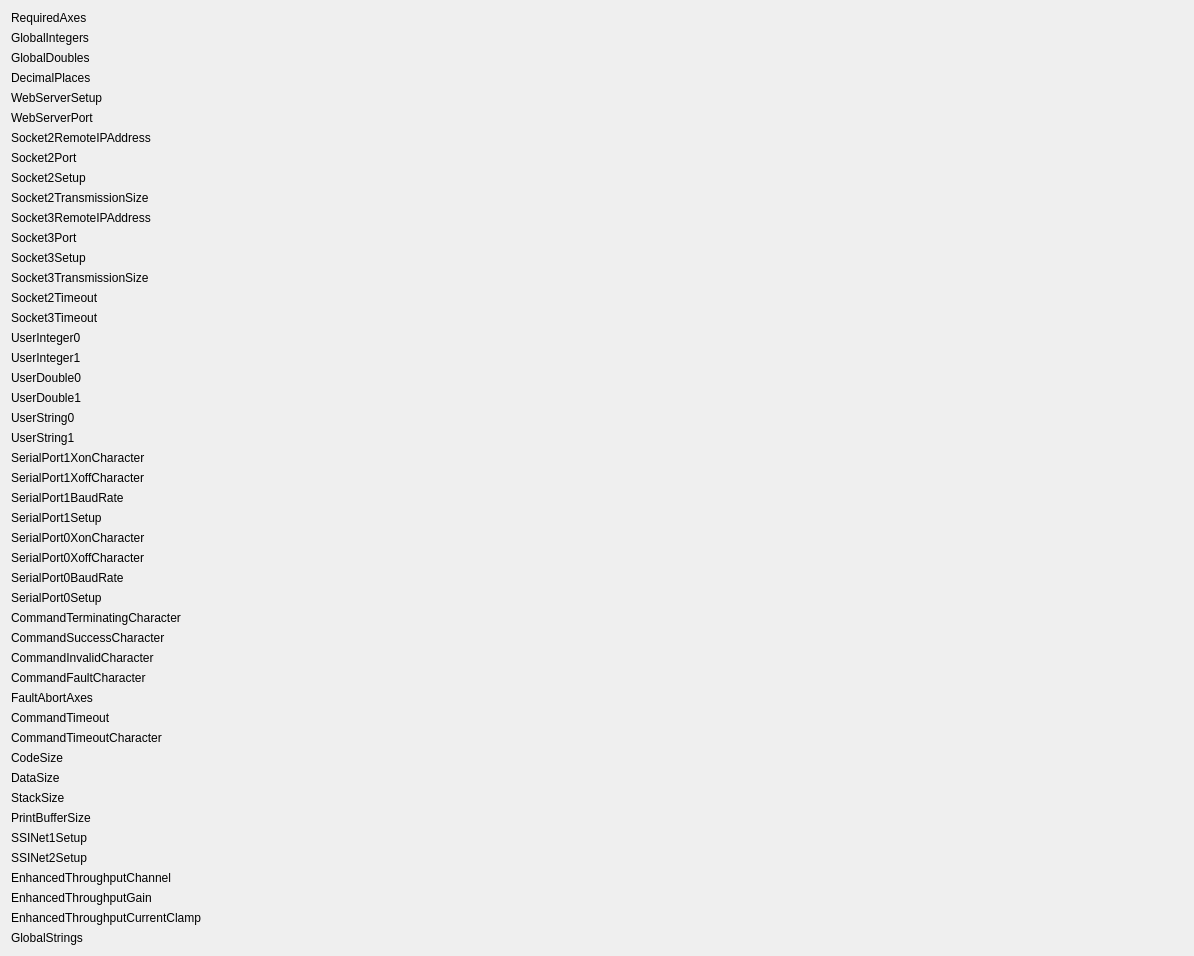
<?xml version="1.0" encoding="UTF-8"?>
<ui version="4.0">
 <class>Form</class>
 <widget class="QWidget" name="Form">
  <property name="geometry">
   <rect>
    <x>0</x>
    <y>0</y>
    <width>1194</width>
    <height>948</height>
   </rect>
  </property>
  <property name="windowTitle">
   <string>Form</string>
  </property>
  <layout class="QGridLayout" name="gridLayout">


    <item row="0" column="0">
     <widget class="QLabel" name="LabelRequiredAxes">
      <property name="text">
       <string>RequiredAxes</string>
      </property>
     </widget>
    </item>
    <item row="0" column="1">
     <widget class="PyDMLabel" name="RequiredAxes">
      <property name="toolTip">
       <string>Parameter number 156 - RequiredAxes</string>
      </property>
      <property name="whatsThis">
       <string/>
      </property>
      <property name="channel" stdset="0">
       <string>ensemble://${host}:${port}@${param_rate}/GETPARM(${axis},156)</string>
      </property>
     </widget>
    </item>


    <item row="1" column="0">
     <widget class="QLabel" name="LabelGlobalIntegers">
      <property name="text">
       <string>GlobalIntegers</string>
      </property>
     </widget>
    </item>
    <item row="1" column="1">
     <widget class="PyDMLabel" name="GlobalIntegers">
      <property name="toolTip">
       <string>Parameter number 124 - GlobalIntegers</string>
      </property>
      <property name="whatsThis">
       <string/>
      </property>
      <property name="channel" stdset="0">
       <string>ensemble://${host}:${port}@${param_rate}/GETPARM(${axis},124)</string>
      </property>
     </widget>
    </item>


    <item row="2" column="0">
     <widget class="QLabel" name="LabelGlobalDoubles">
      <property name="text">
       <string>GlobalDoubles</string>
      </property>
     </widget>
    </item>
    <item row="2" column="1">
     <widget class="PyDMLabel" name="GlobalDoubles">
      <property name="toolTip">
       <string>Parameter number 125 - GlobalDoubles</string>
      </property>
      <property name="whatsThis">
       <string/>
      </property>
      <property name="channel" stdset="0">
       <string>ensemble://${host}:${port}@${param_rate}/GETPARM(${axis},125)</string>
      </property>
     </widget>
    </item>


    <item row="3" column="0">
     <widget class="QLabel" name="LabelDecimalPlaces">
      <property name="text">
       <string>DecimalPlaces</string>
      </property>
     </widget>
    </item>
    <item row="3" column="1">
     <widget class="PyDMLabel" name="DecimalPlaces">
      <property name="toolTip">
       <string>Parameter number 126 - DecimalPlaces</string>
      </property>
      <property name="whatsThis">
       <string/>
      </property>
      <property name="channel" stdset="0">
       <string>ensemble://${host}:${port}@${param_rate}/GETPARM(${axis},126)</string>
      </property>
     </widget>
    </item>


    <item row="4" column="0">
     <widget class="QLabel" name="LabelWebServerSetup">
      <property name="text">
       <string>WebServerSetup</string>
      </property>
     </widget>
    </item>
    <item row="4" column="1">
     <widget class="PyDMLabel" name="WebServerSetup">
      <property name="toolTip">
       <string>Parameter number 812 - WebServerSetup</string>
      </property>
      <property name="whatsThis">
       <string/>
      </property>
      <property name="channel" stdset="0">
       <string>ensemble://${host}:${port}@${param_rate}/GETPARM(${axis},812)</string>
      </property>
     </widget>
    </item>


    <item row="5" column="0">
     <widget class="QLabel" name="LabelWebServerPort">
      <property name="text">
       <string>WebServerPort</string>
      </property>
     </widget>
    </item>
    <item row="5" column="1">
     <widget class="PyDMLabel" name="WebServerPort">
      <property name="toolTip">
       <string>Parameter number 813 - WebServerPort</string>
      </property>
      <property name="whatsThis">
       <string/>
      </property>
      <property name="channel" stdset="0">
       <string>ensemble://${host}:${port}@${param_rate}/GETPARM(${axis},813)</string>
      </property>
     </widget>
    </item>


    <item row="6" column="0">
     <widget class="QLabel" name="LabelSocket2RemoteIPAddress">
      <property name="text">
       <string>Socket2RemoteIPAddress</string>
      </property>
     </widget>
    </item>
    <item row="6" column="1">
     <widget class="PyDMLabel" name="Socket2RemoteIPAddress">
      <property name="toolTip">
       <string>Parameter number 130 - Socket2RemoteIPAddress</string>
      </property>
      <property name="whatsThis">
       <string/>
      </property>
      <property name="channel" stdset="0">
       <string>ensemble://${host}:${port}@${param_rate}/GETPARM(${axis},130)</string>
      </property>
     </widget>
    </item>


    <item row="7" column="0">
     <widget class="QLabel" name="LabelSocket2Port">
      <property name="text">
       <string>Socket2Port</string>
      </property>
     </widget>
    </item>
    <item row="7" column="1">
     <widget class="PyDMLabel" name="Socket2Port">
      <property name="toolTip">
       <string>Parameter number 131 - Socket2Port</string>
      </property>
      <property name="whatsThis">
       <string/>
      </property>
      <property name="channel" stdset="0">
       <string>ensemble://${host}:${port}@${param_rate}/GETPARM(${axis},131)</string>
      </property>
     </widget>
    </item>


    <item row="8" column="0">
     <widget class="QLabel" name="LabelSocket2Setup">
      <property name="text">
       <string>Socket2Setup</string>
      </property>
     </widget>
    </item>
    <item row="8" column="1">
     <widget class="PyDMLabel" name="Socket2Setup">
      <property name="toolTip">
       <string>Parameter number 132 - Socket2Setup</string>
      </property>
      <property name="whatsThis">
       <string/>
      </property>
      <property name="channel" stdset="0">
       <string>ensemble://${host}:${port}@${param_rate}/GETPARM(${axis},132)</string>
      </property>
     </widget>
    </item>


    <item row="9" column="0">
     <widget class="QLabel" name="LabelSocket2TransmissionSize">
      <property name="text">
       <string>Socket2TransmissionSize</string>
      </property>
     </widget>
    </item>
    <item row="9" column="1">
     <widget class="PyDMLabel" name="Socket2TransmissionSize">
      <property name="toolTip">
       <string>Parameter number 133 - Socket2TransmissionSize</string>
      </property>
      <property name="whatsThis">
       <string/>
      </property>
      <property name="channel" stdset="0">
       <string>ensemble://${host}:${port}@${param_rate}/GETPARM(${axis},133)</string>
      </property>
     </widget>
    </item>


    <item row="10" column="0">
     <widget class="QLabel" name="LabelSocket3RemoteIPAddress">
      <property name="text">
       <string>Socket3RemoteIPAddress</string>
      </property>
     </widget>
    </item>
    <item row="10" column="1">
     <widget class="PyDMLabel" name="Socket3RemoteIPAddress">
      <property name="toolTip">
       <string>Parameter number 134 - Socket3RemoteIPAddress</string>
      </property>
      <property name="whatsThis">
       <string/>
      </property>
      <property name="channel" stdset="0">
       <string>ensemble://${host}:${port}@${param_rate}/GETPARM(${axis},134)</string>
      </property>
     </widget>
    </item>


    <item row="11" column="0">
     <widget class="QLabel" name="LabelSocket3Port">
      <property name="text">
       <string>Socket3Port</string>
      </property>
     </widget>
    </item>
    <item row="11" column="1">
     <widget class="PyDMLabel" name="Socket3Port">
      <property name="toolTip">
       <string>Parameter number 135 - Socket3Port</string>
      </property>
      <property name="whatsThis">
       <string/>
      </property>
      <property name="channel" stdset="0">
       <string>ensemble://${host}:${port}@${param_rate}/GETPARM(${axis},135)</string>
      </property>
     </widget>
    </item>


    <item row="12" column="0">
     <widget class="QLabel" name="LabelSocket3Setup">
      <property name="text">
       <string>Socket3Setup</string>
      </property>
     </widget>
    </item>
    <item row="12" column="1">
     <widget class="PyDMLabel" name="Socket3Setup">
      <property name="toolTip">
       <string>Parameter number 136 - Socket3Setup</string>
      </property>
      <property name="whatsThis">
       <string/>
      </property>
      <property name="channel" stdset="0">
       <string>ensemble://${host}:${port}@${param_rate}/GETPARM(${axis},136)</string>
      </property>
     </widget>
    </item>


    <item row="13" column="0">
     <widget class="QLabel" name="LabelSocket3TransmissionSize">
      <property name="text">
       <string>Socket3TransmissionSize</string>
      </property>
     </widget>
    </item>
    <item row="13" column="1">
     <widget class="PyDMLabel" name="Socket3TransmissionSize">
      <property name="toolTip">
       <string>Parameter number 137 - Socket3TransmissionSize</string>
      </property>
      <property name="whatsThis">
       <string/>
      </property>
      <property name="channel" stdset="0">
       <string>ensemble://${host}:${port}@${param_rate}/GETPARM(${axis},137)</string>
      </property>
     </widget>
    </item>


    <item row="14" column="0">
     <widget class="QLabel" name="LabelSocket2Timeout">
      <property name="text">
       <string>Socket2Timeout</string>
      </property>
     </widget>
    </item>
    <item row="14" column="1">
     <widget class="PyDMLabel" name="Socket2Timeout">
      <property name="toolTip">
       <string>Parameter number 138 - Socket2Timeout</string>
      </property>
      <property name="whatsThis">
       <string/>
      </property>
      <property name="channel" stdset="0">
       <string>ensemble://${host}:${port}@${param_rate}/GETPARM(${axis},138)</string>
      </property>
     </widget>
    </item>


    <item row="15" column="0">
     <widget class="QLabel" name="LabelSocket3Timeout">
      <property name="text">
       <string>Socket3Timeout</string>
      </property>
     </widget>
    </item>
    <item row="15" column="1">
     <widget class="PyDMLabel" name="Socket3Timeout">
      <property name="toolTip">
       <string>Parameter number 139 - Socket3Timeout</string>
      </property>
      <property name="whatsThis">
       <string/>
      </property>
      <property name="channel" stdset="0">
       <string>ensemble://${host}:${port}@${param_rate}/GETPARM(${axis},139)</string>
      </property>
     </widget>
    </item>


    <item row="16" column="0">
     <widget class="QLabel" name="LabelUserInteger0">
      <property name="text">
       <string>UserInteger0</string>
      </property>
     </widget>
    </item>
    <item row="16" column="1">
     <widget class="PyDMLabel" name="UserInteger0">
      <property name="toolTip">
       <string>Parameter number 141 - UserInteger0</string>
      </property>
      <property name="whatsThis">
       <string/>
      </property>
      <property name="channel" stdset="0">
       <string>ensemble://${host}:${port}@${param_rate}/GETPARM(${axis},141)</string>
      </property>
     </widget>
    </item>


    <item row="17" column="0">
     <widget class="QLabel" name="LabelUserInteger1">
      <property name="text">
       <string>UserInteger1</string>
      </property>
     </widget>
    </item>
    <item row="17" column="1">
     <widget class="PyDMLabel" name="UserInteger1">
      <property name="toolTip">
       <string>Parameter number 142 - UserInteger1</string>
      </property>
      <property name="whatsThis">
       <string/>
      </property>
      <property name="channel" stdset="0">
       <string>ensemble://${host}:${port}@${param_rate}/GETPARM(${axis},142)</string>
      </property>
     </widget>
    </item>


    <item row="18" column="0">
     <widget class="QLabel" name="LabelUserDouble0">
      <property name="text">
       <string>UserDouble0</string>
      </property>
     </widget>
    </item>
    <item row="18" column="1">
     <widget class="PyDMLabel" name="UserDouble0">
      <property name="toolTip">
       <string>Parameter number 143 - UserDouble0</string>
      </property>
      <property name="whatsThis">
       <string/>
      </property>
      <property name="channel" stdset="0">
       <string>ensemble://${host}:${port}@${param_rate}/GETPARM(${axis},143)</string>
      </property>
     </widget>
    </item>


    <item row="19" column="0">
     <widget class="QLabel" name="LabelUserDouble1">
      <property name="text">
       <string>UserDouble1</string>
      </property>
     </widget>
    </item>
    <item row="19" column="1">
     <widget class="PyDMLabel" name="UserDouble1">
      <property name="toolTip">
       <string>Parameter number 144 - UserDouble1</string>
      </property>
      <property name="whatsThis">
       <string/>
      </property>
      <property name="channel" stdset="0">
       <string>ensemble://${host}:${port}@${param_rate}/GETPARM(${axis},144)</string>
      </property>
     </widget>
    </item>


    <item row="20" column="0">
     <widget class="QLabel" name="LabelUserString0">
      <property name="text">
       <string>UserString0</string>
      </property>
     </widget>
    </item>
    <item row="20" column="1">
     <widget class="PyDMLabel" name="UserString0">
      <property name="toolTip">
       <string>Parameter number 145 - UserString0</string>
      </property>
      <property name="whatsThis">
       <string/>
      </property>
      <property name="channel" stdset="0">
       <string>ensemble://${host}:${port}@${param_rate}/GETPARM(${axis},145)</string>
      </property>
     </widget>
    </item>


    <item row="21" column="0">
     <widget class="QLabel" name="LabelUserString1">
      <property name="text">
       <string>UserString1</string>
      </property>
     </widget>
    </item>
    <item row="21" column="1">
     <widget class="PyDMLabel" name="UserString1">
      <property name="toolTip">
       <string>Parameter number 146 - UserString1</string>
      </property>
      <property name="whatsThis">
       <string/>
      </property>
      <property name="channel" stdset="0">
       <string>ensemble://${host}:${port}@${param_rate}/GETPARM(${axis},146)</string>
      </property>
     </widget>
    </item>


    <item row="22" column="0">
     <widget class="QLabel" name="LabelSerialPort1XonCharacter">
      <property name="text">
       <string>SerialPort1XonCharacter</string>
      </property>
     </widget>
    </item>
    <item row="22" column="1">
     <widget class="PyDMLabel" name="SerialPort1XonCharacter">
      <property name="toolTip">
       <string>Parameter number 152 - SerialPort1XonCharacter</string>
      </property>
      <property name="whatsThis">
       <string/>
      </property>
      <property name="channel" stdset="0">
       <string>ensemble://${host}:${port}@${param_rate}/GETPARM(${axis},152)</string>
      </property>
     </widget>
    </item>


    <item row="23" column="0">
     <widget class="QLabel" name="LabelSerialPort1XoffCharacter">
      <property name="text">
       <string>SerialPort1XoffCharacter</string>
      </property>
     </widget>
    </item>
    <item row="23" column="1">
     <widget class="PyDMLabel" name="SerialPort1XoffCharacter">
      <property name="toolTip">
       <string>Parameter number 153 - SerialPort1XoffCharacter</string>
      </property>
      <property name="whatsThis">
       <string/>
      </property>
      <property name="channel" stdset="0">
       <string>ensemble://${host}:${port}@${param_rate}/GETPARM(${axis},153)</string>
      </property>
     </widget>
    </item>


    <item row="24" column="0">
     <widget class="QLabel" name="LabelSerialPort1BaudRate">
      <property name="text">
       <string>SerialPort1BaudRate</string>
      </property>
     </widget>
    </item>
    <item row="24" column="1">
     <widget class="PyDMLabel" name="SerialPort1BaudRate">
      <property name="toolTip">
       <string>Parameter number 154 - SerialPort1BaudRate</string>
      </property>
      <property name="whatsThis">
       <string/>
      </property>
      <property name="channel" stdset="0">
       <string>ensemble://${host}:${port}@${param_rate}/GETPARM(${axis},154)</string>
      </property>
     </widget>
    </item>


    <item row="25" column="0">
     <widget class="QLabel" name="LabelSerialPort1Setup">
      <property name="text">
       <string>SerialPort1Setup</string>
      </property>
     </widget>
    </item>
    <item row="25" column="1">
     <widget class="PyDMLabel" name="SerialPort1Setup">
      <property name="toolTip">
       <string>Parameter number 155 - SerialPort1Setup</string>
      </property>
      <property name="whatsThis">
       <string/>
      </property>
      <property name="channel" stdset="0">
       <string>ensemble://${host}:${port}@${param_rate}/GETPARM(${axis},155)</string>
      </property>
     </widget>
    </item>


    <item row="26" column="0">
     <widget class="QLabel" name="LabelSerialPort0XonCharacter">
      <property name="text">
       <string>SerialPort0XonCharacter</string>
      </property>
     </widget>
    </item>
    <item row="26" column="1">
     <widget class="PyDMLabel" name="SerialPort0XonCharacter">
      <property name="toolTip">
       <string>Parameter number 109 - SerialPort0XonCharacter</string>
      </property>
      <property name="whatsThis">
       <string/>
      </property>
      <property name="channel" stdset="0">
       <string>ensemble://${host}:${port}@${param_rate}/GETPARM(${axis},109)</string>
      </property>
     </widget>
    </item>


    <item row="27" column="0">
     <widget class="QLabel" name="LabelSerialPort0XoffCharacter">
      <property name="text">
       <string>SerialPort0XoffCharacter</string>
      </property>
     </widget>
    </item>
    <item row="27" column="1">
     <widget class="PyDMLabel" name="SerialPort0XoffCharacter">
      <property name="toolTip">
       <string>Parameter number 110 - SerialPort0XoffCharacter</string>
      </property>
      <property name="whatsThis">
       <string/>
      </property>
      <property name="channel" stdset="0">
       <string>ensemble://${host}:${port}@${param_rate}/GETPARM(${axis},110)</string>
      </property>
     </widget>
    </item>


    <item row="28" column="0">
     <widget class="QLabel" name="LabelSerialPort0BaudRate">
      <property name="text">
       <string>SerialPort0BaudRate</string>
      </property>
     </widget>
    </item>
    <item row="28" column="1">
     <widget class="PyDMLabel" name="SerialPort0BaudRate">
      <property name="toolTip">
       <string>Parameter number 111 - SerialPort0BaudRate</string>
      </property>
      <property name="whatsThis">
       <string/>
      </property>
      <property name="channel" stdset="0">
       <string>ensemble://${host}:${port}@${param_rate}/GETPARM(${axis},111)</string>
      </property>
     </widget>
    </item>


    <item row="29" column="0">
     <widget class="QLabel" name="LabelSerialPort0Setup">
      <property name="text">
       <string>SerialPort0Setup</string>
      </property>
     </widget>
    </item>
    <item row="29" column="1">
     <widget class="PyDMLabel" name="SerialPort0Setup">
      <property name="toolTip">
       <string>Parameter number 112 - SerialPort0Setup</string>
      </property>
      <property name="whatsThis">
       <string/>
      </property>
      <property name="channel" stdset="0">
       <string>ensemble://${host}:${port}@${param_rate}/GETPARM(${axis},112)</string>
      </property>
     </widget>
    </item>


    <item row="30" column="0">
     <widget class="QLabel" name="LabelCommandTerminatingCharacter">
      <property name="text">
       <string>CommandTerminatingCharacter</string>
      </property>
     </widget>
    </item>
    <item row="30" column="1">
     <widget class="PyDMLabel" name="CommandTerminatingCharacter">
      <property name="toolTip">
       <string>Parameter number 177 - CommandTerminatingCharacter</string>
      </property>
      <property name="whatsThis">
       <string/>
      </property>
      <property name="channel" stdset="0">
       <string>ensemble://${host}:${port}@${param_rate}/GETPARM(${axis},177)</string>
      </property>
     </widget>
    </item>


    <item row="31" column="0">
     <widget class="QLabel" name="LabelCommandSuccessCharacter">
      <property name="text">
       <string>CommandSuccessCharacter</string>
      </property>
     </widget>
    </item>
    <item row="31" column="1">
     <widget class="PyDMLabel" name="CommandSuccessCharacter">
      <property name="toolTip">
       <string>Parameter number 178 - CommandSuccessCharacter</string>
      </property>
      <property name="whatsThis">
       <string/>
      </property>
      <property name="channel" stdset="0">
       <string>ensemble://${host}:${port}@${param_rate}/GETPARM(${axis},178)</string>
      </property>
     </widget>
    </item>


    <item row="32" column="0">
     <widget class="QLabel" name="LabelCommandInvalidCharacter">
      <property name="text">
       <string>CommandInvalidCharacter</string>
      </property>
     </widget>
    </item>
    <item row="32" column="1">
     <widget class="PyDMLabel" name="CommandInvalidCharacter">
      <property name="toolTip">
       <string>Parameter number 179 - CommandInvalidCharacter</string>
      </property>
      <property name="whatsThis">
       <string/>
      </property>
      <property name="channel" stdset="0">
       <string>ensemble://${host}:${port}@${param_rate}/GETPARM(${axis},179)</string>
      </property>
     </widget>
    </item>


    <item row="33" column="0">
     <widget class="QLabel" name="LabelCommandFaultCharacter">
      <property name="text">
       <string>CommandFaultCharacter</string>
      </property>
     </widget>
    </item>
    <item row="33" column="1">
     <widget class="PyDMLabel" name="CommandFaultCharacter">
      <property name="toolTip">
       <string>Parameter number 180 - CommandFaultCharacter</string>
      </property>
      <property name="whatsThis">
       <string/>
      </property>
      <property name="channel" stdset="0">
       <string>ensemble://${host}:${port}@${param_rate}/GETPARM(${axis},180)</string>
      </property>
     </widget>
    </item>


    <item row="34" column="0">
     <widget class="QLabel" name="LabelFaultAbortAxes">
      <property name="text">
       <string>FaultAbortAxes</string>
      </property>
     </widget>
    </item>
    <item row="34" column="1">
     <widget class="PyDMLabel" name="FaultAbortAxes">
      <property name="toolTip">
       <string>Parameter number 182 - FaultAbortAxes</string>
      </property>
      <property name="whatsThis">
       <string/>
      </property>
      <property name="channel" stdset="0">
       <string>ensemble://${host}:${port}@${param_rate}/GETPARM(${axis},182)</string>
      </property>
     </widget>
    </item>


    <item row="35" column="0">
     <widget class="QLabel" name="LabelCommandTimeout">
      <property name="text">
       <string>CommandTimeout</string>
      </property>
     </widget>
    </item>
    <item row="35" column="1">
     <widget class="PyDMLabel" name="CommandTimeout">
      <property name="toolTip">
       <string>Parameter number 202 - CommandTimeout</string>
      </property>
      <property name="whatsThis">
       <string/>
      </property>
      <property name="channel" stdset="0">
       <string>ensemble://${host}:${port}@${param_rate}/GETPARM(${axis},202)</string>
      </property>
     </widget>
    </item>


    <item row="36" column="0">
     <widget class="QLabel" name="LabelCommandTimeoutCharacter">
      <property name="text">
       <string>CommandTimeoutCharacter</string>
      </property>
     </widget>
    </item>
    <item row="36" column="1">
     <widget class="PyDMLabel" name="CommandTimeoutCharacter">
      <property name="toolTip">
       <string>Parameter number 203 - CommandTimeoutCharacter</string>
      </property>
      <property name="whatsThis">
       <string/>
      </property>
      <property name="channel" stdset="0">
       <string>ensemble://${host}:${port}@${param_rate}/GETPARM(${axis},203)</string>
      </property>
     </widget>
    </item>


    <item row="37" column="0">
     <widget class="QLabel" name="LabelCodeSize">
      <property name="text">
       <string>CodeSize</string>
      </property>
     </widget>
    </item>
    <item row="37" column="1">
     <widget class="PyDMLabel" name="CodeSize">
      <property name="toolTip">
       <string>Parameter number 114 - CodeSize</string>
      </property>
      <property name="whatsThis">
       <string/>
      </property>
      <property name="channel" stdset="0">
       <string>ensemble://${host}:${port}@${param_rate}/GETPARM(${axis},114)</string>
      </property>
     </widget>
    </item>


    <item row="38" column="0">
     <widget class="QLabel" name="LabelDataSize">
      <property name="text">
       <string>DataSize</string>
      </property>
     </widget>
    </item>
    <item row="38" column="1">
     <widget class="PyDMLabel" name="DataSize">
      <property name="toolTip">
       <string>Parameter number 115 - DataSize</string>
      </property>
      <property name="whatsThis">
       <string/>
      </property>
      <property name="channel" stdset="0">
       <string>ensemble://${host}:${port}@${param_rate}/GETPARM(${axis},115)</string>
      </property>
     </widget>
    </item>


    <item row="39" column="0">
     <widget class="QLabel" name="LabelStackSize">
      <property name="text">
       <string>StackSize</string>
      </property>
     </widget>
    </item>
    <item row="39" column="1">
     <widget class="PyDMLabel" name="StackSize">
      <property name="toolTip">
       <string>Parameter number 116 - StackSize</string>
      </property>
      <property name="whatsThis">
       <string/>
      </property>
      <property name="channel" stdset="0">
       <string>ensemble://${host}:${port}@${param_rate}/GETPARM(${axis},116)</string>
      </property>
     </widget>
    </item>


    <item row="40" column="0">
     <widget class="QLabel" name="LabelPrintBufferSize">
      <property name="text">
       <string>PrintBufferSize</string>
      </property>
     </widget>
    </item>
    <item row="40" column="1">
     <widget class="PyDMLabel" name="PrintBufferSize">
      <property name="toolTip">
       <string>Parameter number 106 - PrintBufferSize</string>
      </property>
      <property name="whatsThis">
       <string/>
      </property>
      <property name="channel" stdset="0">
       <string>ensemble://${host}:${port}@${param_rate}/GETPARM(${axis},106)</string>
      </property>
     </widget>
    </item>


    <item row="41" column="0">
     <widget class="QLabel" name="LabelSSINet1Setup">
      <property name="text">
       <string>SSINet1Setup</string>
      </property>
     </widget>
    </item>
    <item row="41" column="1">
     <widget class="PyDMLabel" name="SSINet1Setup">
      <property name="toolTip">
       <string>Parameter number 211 - SSINet1Setup</string>
      </property>
      <property name="whatsThis">
       <string/>
      </property>
      <property name="channel" stdset="0">
       <string>ensemble://${host}:${port}@${param_rate}/GETPARM(${axis},211)</string>
      </property>
     </widget>
    </item>


    <item row="42" column="0">
     <widget class="QLabel" name="LabelSSINet2Setup">
      <property name="text">
       <string>SSINet2Setup</string>
      </property>
     </widget>
    </item>
    <item row="42" column="1">
     <widget class="PyDMLabel" name="SSINet2Setup">
      <property name="toolTip">
       <string>Parameter number 212 - SSINet2Setup</string>
      </property>
      <property name="whatsThis">
       <string/>
      </property>
      <property name="channel" stdset="0">
       <string>ensemble://${host}:${port}@${param_rate}/GETPARM(${axis},212)</string>
      </property>
     </widget>
    </item>


    <item row="43" column="0">
     <widget class="QLabel" name="LabelEnhancedThroughputChannel">
      <property name="text">
       <string>EnhancedThroughputChannel</string>
      </property>
     </widget>
    </item>
    <item row="43" column="1">
     <widget class="PyDMLabel" name="EnhancedThroughputChannel">
      <property name="toolTip">
       <string>Parameter number 224 - EnhancedThroughputChannel</string>
      </property>
      <property name="whatsThis">
       <string/>
      </property>
      <property name="channel" stdset="0">
       <string>ensemble://${host}:${port}@${param_rate}/GETPARM(${axis},224)</string>
      </property>
     </widget>
    </item>


    <item row="44" column="0">
     <widget class="QLabel" name="LabelEnhancedThroughputGain">
      <property name="text">
       <string>EnhancedThroughputGain</string>
      </property>
     </widget>
    </item>
    <item row="44" column="1">
     <widget class="PyDMLabel" name="EnhancedThroughputGain">
      <property name="toolTip">
       <string>Parameter number 225 - EnhancedThroughputGain</string>
      </property>
      <property name="whatsThis">
       <string/>
      </property>
      <property name="channel" stdset="0">
       <string>ensemble://${host}:${port}@${param_rate}/GETPARM(${axis},225)</string>
      </property>
     </widget>
    </item>


    <item row="45" column="0">
     <widget class="QLabel" name="LabelEnhancedThroughputCurrentClamp">
      <property name="text">
       <string>EnhancedThroughputCurrentClamp</string>
      </property>
     </widget>
    </item>
    <item row="45" column="1">
     <widget class="PyDMLabel" name="EnhancedThroughputCurrentClamp">
      <property name="toolTip">
       <string>Parameter number 227 - EnhancedThroughputCurrentClamp</string>
      </property>
      <property name="whatsThis">
       <string/>
      </property>
      <property name="channel" stdset="0">
       <string>ensemble://${host}:${port}@${param_rate}/GETPARM(${axis},227)</string>
      </property>
     </widget>
    </item>


    <item row="46" column="0">
     <widget class="QLabel" name="LabelGlobalStrings">
      <property name="text">
       <string>GlobalStrings</string>
      </property>
     </widget>
    </item>
    <item row="46" column="1">
     <widget class="PyDMLabel" name="GlobalStrings">
      <property name="toolTip">
       <string>Parameter number 248 - GlobalStrings</string>
      </property>
      <property name="whatsThis">
       <string/>
      </property>
      <property name="channel" stdset="0">
       <string>ensemble://${host}:${port}@${param_rate}/GETPARM(${axis},248)</string>
      </property>
     </widget>
    </item>


  </layout>
 </widget>
 <customwidgets>
  <customwidget>
   <class>PyDMLabel</class>
   <extends>QLabel</extends>
   <header>pydm.widgets.label</header>
  </customwidget>
 </customwidgets>
 <resources/>
 <connections/>
</ui>
